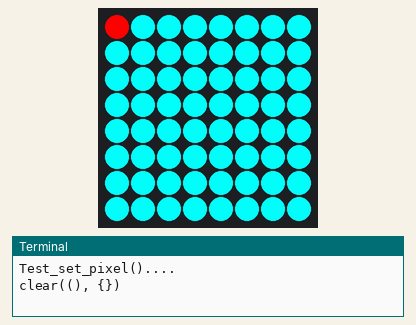
The program below on a simulated Raspberry Pi (BCM pin numbers) with a Sense HAT. On the bench: the Sense HAT's 8×8 RGB LED matrix, the last lines printed to the terminal. The clock reads 2024-03-15 10:24:30 at power-on unless the program sets it.

Above: at 0.1 s.
At 1.1 s:
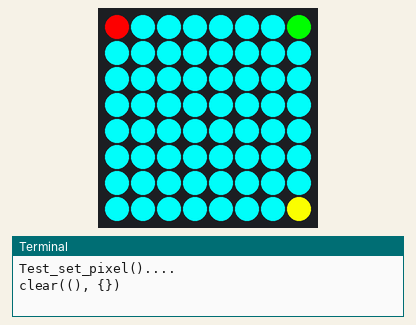
At 9.7 s:
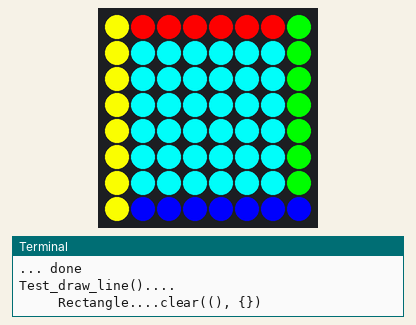
At 14.8 s:
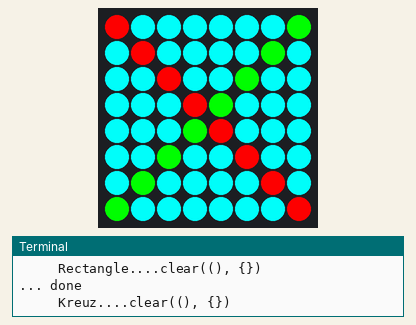
At 19.9 s:
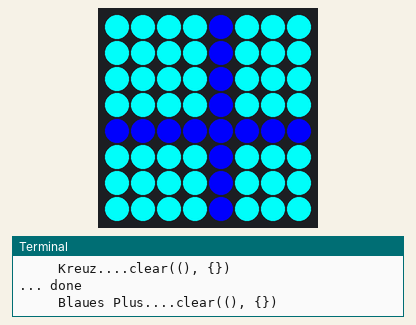
At 25.0 s:
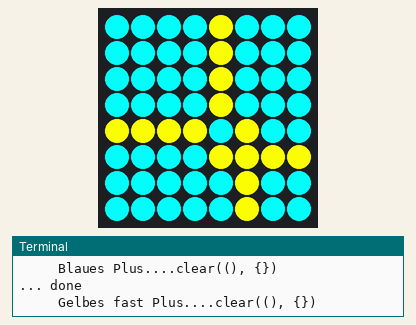

The program:

Class_My_SenseHat.py
```python
#!/usr/bin/python3

# ------------------------------------------------------------------
# Name  : Class_SenseHat.py
# Source: https://raw.githubusercontent.com/walter-rothlin/RaspberryPi4PiPlates/refs/heads/main/My_Packages/Class_MySenseHat.py
#
# Description: Sub-Class of SenseHat
#
# Sense HAT: https://pythonhosted.org/sense-hat/
# API HAT  : https://pythonhosted.org/sense-hat/api/
#
# Autor: Walter Rothlin
#
# History:
# 01-Dec-2023   Walter Rothlin      Initial Version
# 04-Dec-2023   Walter Rothlin      set_pixel overwritten
# 08-Dec-2023   Walter Rothlin      draw_line() implemented (extends)
# 23-Dec-2023   Walter Rothlin      Test_Framework implemented
# 06-Dec-2024   Walter Rothlin      Refactoring for HFU PY2
# 08-Dec-2024   Walter Rothlin      Added additonal Test-Cases
# 09-Dec-2024   Walter Rothlin      Added simpler version for set_pixel()
# 17-Dec-2024   Walter Rothlin      round(float(rgb)) values

# todo: defining the grid (xmin..xmax, ymin..ymax) and returns a list of visible points for a line
#       an element of the list contains x, y and a color tuple
# ------------------------------------------------------------------

from sense_hat import SenseHat
from time import sleep
from enum import Enum
from datetime import datetime
import time

class LogLevel(Enum):
    ALLWAYS = 0
    INFO = 1
    WARNING = 2
    ERROR = 3
    FATAL = 4
    NO_TRACE = 9

def get_status_string(actual_log_level, log_level_msg, message, with_timestamp=True):
    timestamp_str = ''
    if with_timestamp:
        timestamp_str = datetime.now().strftime('%Y-%m-%d %H:%M:%S')
    if log_level_msg.value >= actual_log_level.value:
        return f'{timestamp_str} {log_level_msg.name}: {message}'
    else:
        return ''

def print_if_not_empty(message):
    if message != '':
        print(message)


def colorHex_to_rgb(color):
    """
    Converts a hexadecimal color string to an RGB tuple in decimal.
    If the input is already a tuple, it returns the tuple unchanged.

    Parameters:
        color (str or tuple): Hexadecimal color string (e.g., '#FF5733' or 'FF5733')
                              or an RGB tuple (e.g., (255, 87, 51)).

    Returns:
        tuple: A tuple (R, G, B) where R, G, and B are integers from 0 to 255.
    """
    # If color is already a tuple, return it as-is
    if isinstance(color, tuple):
        if len(color) == 3 and all(isinstance(c, int) and 0 <= c <= 255 for c in color):
            return color
        else:
            raise ValueError("Invalid RGB tuple. Must have three integers between 0 and 255.")

    # Remove '#' if present for a hex string
    if isinstance(color, str):
        color = color.lstrip('#')

        # Ensure the hex color has exactly 6 characters
        if len(color) != 6:
            raise ValueError("Hex color must be 6 characters long.")

        # Convert hex to decimal
        r = int(color[0:2], 16)
        g = int(color[2:4], 16)
        b = int(color[4:6], 16)

        return (r, g, b)

    # If the input is neither a string nor a tuple, raise an error
    raise TypeError("Color must be a hex string or an RGB tuple.")


def rgb_to_colorHex(color):
    """
    Converts an RGB tuple in decimal to a hexadecimal color string.
    If the input is already a valid hex string, it returns it directly.

    Parameters:
        color (tuple or str): Either an RGB tuple (R, G, B) where R, G, and B
                              are integers from 0 to 255, or a hexadecimal color
                              string (e.g., '#FF5733' or 'FF5733').

    Returns:
        str: Hexadecimal color string (e.g., '#FF5733').
    """
    # If input is a hex string, validate and return it directly
    if isinstance(color, str):
        color = color.lstrip('#')
        if len(color) == 6 and all(c in '0123456789ABCDEFabcdef' for c in color):
            return f"#{color.upper()}"
        else:
            raise ValueError("Invalid hexadecimal color string.")

    # If input is a tuple, process it as an RGB color
    elif isinstance(color, tuple):
        # Ensure the input is a tuple with exactly three components
        if len(color) != 3:
            raise TypeError("RGB input must be a tuple with three elements (R, G, B).")

        # Ensure each color component is within the valid range
        for c in color:
            if not (isinstance(c, int) and 0 <= c <= 255):
                raise ValueError("RGB values must be integers between 0 and 255.")

        # Convert RGB to hex
        return "#{:02X}{:02X}{:02X}".format(color[0], color[1], color[2])

    # If input is neither a hex string nor a tuple, raise an error
    else:
        raise TypeError("Input must be a hex string or an RGB tuple.")


class MySenseHat(SenseHat):
    '''
    A subclass from SenseHat where set_pixel() has been overwritten and draw_line() added.
    '''
    red = (255, 0, 0)
    green = (0, 255, 0)
    blue = (0, 0, 255)
    yellow = (255, 255, 0)
    magenta = (255, 0, 255)
    cyan = (0, 255, 255)
    white = (255, 255, 255)
    grey = (100, 100, 100)
    black = (0, 0, 0)


    # Initializer and setter/Getter and Properties
    # ============================================
    def __init__(self, default_bg_color=cyan, default_fg_color=red, trace_level_on=LogLevel.WARNING):
        '''
        Constructor
        :param default_bg_color: color of the background
        :param default_fg_color: color of the foreground
        :param trace_on: LogLevel for debug mode
        '''
        self.__default_fg_color = default_fg_color
        self.__default_bg_color = default_bg_color
        self.__trace_level_on = trace_level_on
        super().__init__()

    def set_debug_mode(self, trace_level_on):
        self.__trace_level_on = trace_level_on


    def get_debug_mode(self):
        return self.__trace_level_on

    debug_mode = property(get_debug_mode, set_debug_mode)


    # Business Methods
    # ================
    def clear(self, *args, **kwargs):
        print(f'clear({args}, {kwargs})')
        bg_color = self.__default_bg_color
        if args is not None and len(args) == 1:
            bg_color = args[0]
            bg_color = colorHex_to_rgb(bg_color)
            print(f'1) {args}  -->  {bg_color}')
        elif args is not None and len(args) == 3:
            bg_color = args
            print(f'2) {args}  -->  {bg_color}')
        super().clear(bg_color)


    def set_pixel_Djordje(self, x, y, *args, **kwargs):
        '''
        Overwrites the set_pixel() method from the SenseHat class.
        :param x: x-coordinate (0-7)
        :param y: y-coordinate (0-7)
        '''
        print_if_not_empty(get_status_string(self.debug_mode, LogLevel.INFO, f'set_pixel_Djordje(self, x={x}, y={y})'))
        try:
            x = round(float(x))
            y = round(float(y))
        except ValueError:
            print(f"Invalid x or y value: x={x}, y={y}")
            return

        if 0 <= x <= 7 and 0 <= y <= 7:
            super().set_pixel(x, y, *args, **kwargs)
        else:
            print(f"x or y value out of bounds: x={x}, y={y}")


    def set_pixel(self, x, y, r=None, g=None, b=None, pixel_color=None):
        '''
        Overwrites the set_pixel() method from the SenseHat class.
        :param x: x-coordinate (0-7)
        :param y: y-coordinate (0-7)

        :param r: red color value (0-255)
        :param g: green color value (0-255)
        :param b: blue color value (0-255)

        :param pixel_color: tuple with 3 color values (r, g, b)

        :return: None
        '''

        print_if_not_empty(get_status_string(self.debug_mode, LogLevel.INFO, f'set_pixel(self, x={x}, y={y}, r={r}, g={g}, b={b}, pixel_color={pixel_color})'))

        # Handle the different types of the function arguments
        if pixel_color is not None:
            r = round(pixel_color[0])
            g = round(pixel_color[1])
            b = round(pixel_color[2])
        else:
            if r is None:
                r = self.__default_fg_color[0]
            if g is None:
                g = self.__default_fg_color[1]
            if b is None:
                b = self.__default_fg_color[2]

        has_a_parameter_error = False
        if False:
            # step-by-step version to handle the different types of the coordinates
            if type(x) is int:
                pass
            elif type(x) is float:
                x = round(x)
            elif type(x) is str:
                try:
                    x = x.replace(',', '.').replace(' ', '')
                    x = round(float(x))
                except ValueError:
                    print_if_not_empty(get_status_string(self.debug_mode, LogLevel.ERROR,f'set_pixel(x={x}, y={y}) Conversion failed!'))
                    has_a_parameter_error = True
            else:
                has_a_parameter_error = True

            if isinstance(y, int):
                pass
            elif isinstance(y, float):
                y = round(y)
            elif isinstance(y, str):
                try:
                    y = y.replace(',', '.').replace(' ', '')
                    y = round(float(y))
                except ValueError:
                    print_if_not_empty(get_status_string(self.debug_mode, LogLevel.ERROR,f' set_pixel(x={x}, y={y}) Conversion failed!'))
                    has_a_parameter_error = True
            else:
                has_a_parameter_error = True
        else:
            # simpler version to handle the different types of the coordinates
            try:
                original_x = x
                original_y = y
                x = int(round(float(x)))
                y = int(round(float(y)))
            except ValueError:
                print_if_not_empty(get_status_string(self.debug_mode, LogLevel.ERROR,f'set_pixel(x={x}, y={y}) Conversion failed!!' ))
                has_a_parameter_error = True

        # Checking the coordinates and calling the original set_pixel() method from the super class
        if not has_a_parameter_error and (0 <= x <= 7) and (0 <= y <= 7):
            print_if_not_empty(get_status_string(self.debug_mode, LogLevel.INFO,f'set_pixel(self, x={x}, y={y}, r={r}, g={g}, b={b}, pixel_color={pixel_color})\n'))
            super().set_pixel(x, y, int(round(float(r))), int(round(float(g))), int(round(float(b))))
        else:
            print_if_not_empty(get_status_string(self.debug_mode, LogLevel.WARNING,f'set_pixel(x={x}, y={y}) Coordinates out of range!\n'))


    def draw_line(self, x_start=0, y_start=0, x_end=7, y_end=7, r=255, g=255, b=255, draw_speed=0):
        '''
        Draws a line from (x1, y1) to (x2, y2) with the given color and speed.
        :param x_start: x-coordinate of the start point
        :param y_start: y-coordinate of the start point
        :param x_end: x-coordinate of the end point
        :param y_end: y-coordinate of the end point

        :param r: red color value (0-255)
        :param g: green color value (0-255)
        :param b: blue color value (0-255)

        :param draw_speed: speed of the drawing in seconds

        :return: None
        '''
        if draw_speed is not None and draw_speed != '':
            draw_speed = float(draw_speed)
        else:
            draw_speed = 0

        print_if_not_empty(get_status_string(self.debug_mode, LogLevel.INFO,f'draw_line(self, x1={x_start}, y1={y_start}, x2={x_end}, y2={y_end}, r={r}, g={g}, b={b}, draw_speed={draw_speed})'))

        if x_start == x_end:
            if y_start > y_end:
                y_start, y_end = y_end, y_start
            for y in range(round(y_start), round(y_end+1)):
                self.set_pixel(x_start, y, r, g, b)
                sleep(draw_speed)
        else:
            if x_start > x_end:
                x_start, x_end = x_end, x_start
                y_start, y_end = y_end, y_start
            a = (y_start-y_end)/(x_start-x_end)
            c = y_start - a*x_start
            if abs(a) >= 1:  # Steile Linie
                if y_start > y_end:
                    y_start, y_end = y_end, y_start
                for y in range(round(y_start), round(y_end+1)):
                    x = (y - c)/a
                    self.set_pixel(x, y, r, g, b)
                    sleep(draw_speed)
            else: # Flache Linie
                for x in range(round(x_start), round(x_end+1)):
                    y = a*x + c
                    self.set_pixel(x, y, r, g, b)
                    sleep(draw_speed)

    # draw_line from Stefan_Scheuber
    # ==============================
    def drawLine (self, x_start, y_start, x_end, y_end, forground_color = None, sleepTime=0):
        """
        Methode um Linien zu zeichnen
        :param x_start: x-Kordinate optimal zwischen (0-7)
        :param y_start: y-Kordinate optimal zwischen (0-7)

        :param x_end: x-Kordinate optimal zwischen (0-7)
        :param y_end: y-Kordinate optimal zwischen (0-7)

        :param forground_color: optional tuple (r,g,b), ansonsten default_color

        :param sleepTime: Zeit für das setzen einzelner Pixel
        """
        if abs(x_start-x_end) > abs(y_start-y_end):
            gradient_y = (y_end-y_start)/abs(x_end-x_start)
            value_list = self.__calculatPoints(x_end,x_start)
            liste_points = self.__calculateXY(x_start,y_start,value_list,gradient_y)
        else:
            gradient_x = (x_end-x_start)/abs(y_end-y_start)
            value_list = self.__calculatPoints(y_end,y_start)
            liste_points = self.__calculateXY(x_start,y_start,value_list,gradient_x,False)

        for point in liste_points:
            self.set_pixel(point['x'],point['y'],(forground_color))
            time.sleep(sleepTime)

    def __calculatPoints (self,end,start):
        """
        Methode gibt eine Liste von Werten, abhängig von den Start und Endpunkten zurück
        :param end  : start der Linie
        :param start: ende der Linie
        """
        value_list=[]
        if start < end:
            for x_calculation in range (0, end-start+1):
                value_list.append(x_calculation)
        else:
            for x_calculation in range (0,end-start-1,-1):
                value_list.append(x_calculation)
        return value_list

    def __calculateXY (self,x_start,y_start,valueList,gradient,calculateY=True):
        """
        Methode gibt eine Liste von Werten, abhängig von den Start und Endpunkten zurück
        :param x_start: start der x-Kordinate
        :param y_start: start der y-Kordinate
        :param valueList: Liste von Zwischenwerten
        :param gradient : Steigung der Geraden
        :param calculateY: Berechnung der Y = True (Berechnung Y auf Basis X)
        """
        calculation = 0
        liste = []
        for calculation in valueList:
            calculation_2nd= gradient * abs(calculation)
            if calculateY:
                x = calculation + x_start
                y = calculation_2nd + y_start
                liste.append({'x':x,'y':y})
            else:
                x = calculation_2nd + x_start
                y = calculation + y_start
                liste.append({'x':x,'y':y})
        return liste


def Test_set_pixel(sense, do_test=False):
        if do_test:
            old_state = sense.debug_mode
            sense.debug_mode = LogLevel.WARNING
            print('Test_set_pixel()....')
            sense.clear()
            sense.set_pixel(0, 0, 255, 0, 0)
            sleep(0.5)
            sense.set_pixel(7, 0, 0, 255, 0)
            sleep(0.5)
            sense.set_pixel(7.0, 7.0, 255, 255, 0)
            sleep(0.5)
            sense.set_pixel('0', '7 , 32', 255, 255, 255)
            sleep(0.5)
            sense.set_pixel(' 4, 0 ', '2,2', 255, 255, 0)
            sleep(3)


            sense.clear()
            sense.set_pixel(8,  0, 255, 0, 0)
            sense.set_pixel(8, -1, 255, 0, 0)
            sense.set_pixel(8, 'zzzz', 255, 0, 0)


            sense.set_debug_mode = old_state
            print('... done')


def Test_draw_line(sense, do_test=True):
        if do_test:
            old_state = sense.debug_mode
            sense.set_debug_mode = LogLevel.ALLWAYS
            print('Test_draw_line()....')
            print('     Rectangle....', end='')
            sense.clear()
            sense.draw_line(0, 0, 7, 0, 255, 0, 0, 0.1)
            sleep(0.5)
            sense.draw_line(7, 0, 7, 7, 0, 255, 0, 0.1)
            sleep(0.5)
            sense.draw_line(7, 7, 0, 7, 0, 0, 255, 0.1)  # Fehler: diese Linie wird von (0,0) nach (7,7) gezeichnet
            sleep(0.5)
            sense.draw_line(0, 7, 0, 0, 255, 255, 0, 0.1)   # Fehler: diese Linie wird von (0,0) nach (0,7) gezeichnet
            print('... done')
            sleep(3)

            print('     Kreuz....', end='')
            sense.clear()
            sense.draw_line(0, 0, 7, 7, 255, 0, 0, 0.1)
            sleep(0.5)
            sense.draw_line(7, 0, 0, 7, 0, 255, 0, 0.1)
            print('... done')
            sleep(3)

            print('     Blaues Plus....', end='')
            sense.clear()
            sense.draw_line(0, 4, 7, 4, 0, 0, 255, 0.1)
            sleep(0.5)
            sense.draw_line(4, 0, 4, 7, 0, 0, 255, 0.1)
            print('... done')
            sleep(3)

            print('     Gelbes fast Plus....', end='')
            sense.clear()
            sense.draw_line(0, 4, 7, 5, 255, 255, 0, 0.1)
            sleep(0.5)
            sense.draw_line(4, 0, 5, 7, 255, 255, 0, 0.1)
            print('... done')
            sleep(3)


            sense.clear()

            sense.set_debug_mode = old_state


def Test_drawLine(sense, do_test):
        if do_test:
            old_state = sense.debug_mode
            sense.set_debug_mode = LogLevel.ALLWAYS
            print('Test_draw_line()....')
            sense.clear()
            sense.drawLine(0,7,7,7,sleepTime=0.5)
            sense.drawLine(7,7,7,0,sleepTime=0.5)
            sense.drawLine(7,0,0,0,sleepTime=0.5)
            sense.drawLine(0,0,0,7,sleepTime=0.5)
            sense.drawLine(7,7,0,0,sleepTime=0.5)
            sense.drawLine(7,0,0,7,sleepTime=0.5)
            sense.clear()
            sense.drawLine(0,0,7,7,sleepTime=0.5)
            sense.drawLine(0,7,7,0,sleepTime=0.5)
            sense.clear()
            sense.drawLine(1,2,7,3,sleepTime=0.5)


if __name__ == '__main__':
    sense = MySenseHat()
    sense.set_rotation(90)
    Test_set_pixel(sense, True)
    Test_draw_line(sense, True)
    Test_drawLine(sense, True)
```

Measured:
- what the display in image 1 shows lasts 4.0 s, from 1.0 s to 5.0 s
- what the display in image 2 shows lasts 3.1 s, from 9.6 s to 12.7 s
